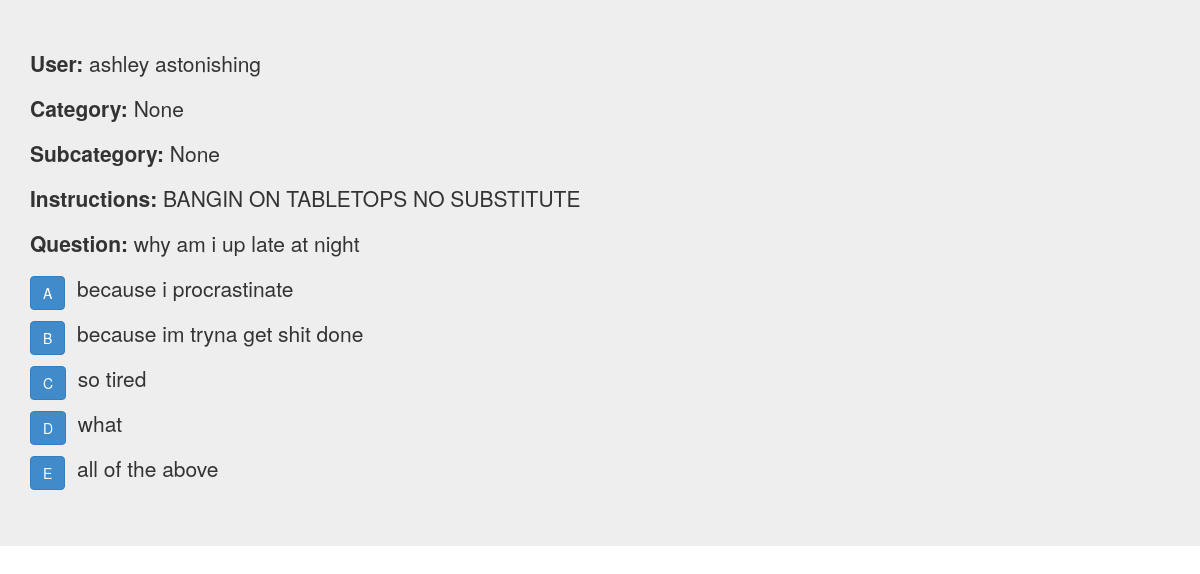
Page /mchlrn/getquestion/ (signed in) on the committed database.
### mchlrn/models.py (models this page shows, shortened)
class SATQuestion(models.Model):
    name = models.CharField(max_length=128)
    question = models.CharField(max_length=1024)
    answer_A = models.CharField(max_length=256, blank=True, null=True)
    answer_B = models.CharField(max_length=256, blank=True, null=True)
    answer_C = models.CharField(max_length=256, blank=True, null=True)
    answer_D = models.CharField(max_length=256, blank=True, null=True)
    answer_E = models.CharField(max_length=256, blank=True, null=True)
    correct_answer = models.CharField(max_length=1, choices=ANSWERS)
    explanation = models.CharField(max_length=2048, null=True, blank=True)
    instructions = models.CharField(max_length=512, null=True, blank=True)
    channel = models.CharField(max_length=128)
    channel_url = models.CharField(max_length=128, null=True, blank=True)
    difficulty = models.IntegerField(null=True, blank=True)
    css = models.CharField(null=True, blank=True, max_length=128)
    category = models.CharField(max_length=16, null=True, blank=True, choices=CATEGORIES)
    sub_category = models.CharField(max_length=64, null=True, blank=True)

### mchlrn/views.py (the view)
def get_question(request):
    question = get_good_question.choose_q(request.user.data)
    return render_to_response('question.html', {'question': question, 'user': request.user})

### mchlrn/learning/get_good_question.py (called while the page is built)
def index_min(values):
    return min(xrange(len(values)),key=values.__getitem__)

def choose_q(a): #a is a usrdata
    col_num = a.col_num
    pred = []
    avg = []
    all_rows = SPR.objects.all()
    for a_row in all_rows:
        pred_score = SPI.objects.filter(row = a_row, col = col_num)[0]
        pred.append(pred_score.val)
        avg_score = SQP.objects.filter(col_num = pred_score.row.row)[0].avg_score
        avg.append(avg_score)
    diff = []
    for i in range(0, len(pred)):
        diff.append(pred[i] - avg[i])
    print diff
    min_index = index_min(diff)
    return SQP.objects.filter(col_num = all_rows[min_index].row)[0].orig_q

### templates/question.html (shortened to what this page needs)
{% extends "base_site.html" %}
{% block content %}
{% autoescape off %}
{% load staticfiles %}
{% block extrastyle %}
<link rel="stylesheet" type="text/css" href="{% static question.css %}">
{% endblock %}
<p><b>User:</b> {{user}}</p>
<p><b>Category:</b> {{question.category}}</p>
<p><b>Subcategory:</b> {{question.sub_category}}</p>
<p><b>Instructions:</b> {{question.instructions}}</p>
<p><b>Question:</b> {{question.question}}</p>
<a href="#" class="btn btn-primary">A</a>&nbsp;&nbsp;
<p style="display:inline-block">{{question.answer_A}}</p></li>
<br>
<a href="#" class="btn btn-primary">B</a>&nbsp;&nbsp;
<p style="display:inline-block">{{question.answer_B}}</p></li>
<br>
<a href="#" class="btn btn-primary">C</a>&nbsp;&nbsp;
<p style="display:inline-block">{{question.answer_C}}</p></li>
<br>
<a href="#" class="btn btn-primary">D</a>&nbsp;&nbsp;
<p style="display:inline-block">{{question.answer_D}}</p></li>
<br>
<a href="#" class="btn btn-primary">E</a>&nbsp;&nbsp;
<p style="display:inline-block">{{question.answer_E}}</p></li>
{% endautoescape %}
{% endblock %}

### templates/base_site.html (shortened to what this page needs)
{% load i18n %}
{% load staticfiles %}
<html>
	<head>
		<link href="{% static 'bootstrap/css/bootstrap.min.css' %}"
			rel="stylesheet" media="screen">
	</head>
<body>
	<div id="content" class="jumbotron">
	{% block content %}
	{% endblock %}
	</div>
</body>
</html>

### rows in the picture
SATQuestion: category "None", sub_category "None", instructions "BANGIN ON TABLETOPS NO SUBSTITUTE", question "why am i up late at night", answer_A "because i procrastinate", answer_B "because im tryna get shit done", answer_C "so tired", answer_D "what", answer_E "all of the above"

### other values in the picture
{{ user }} "ashley astonishing"
